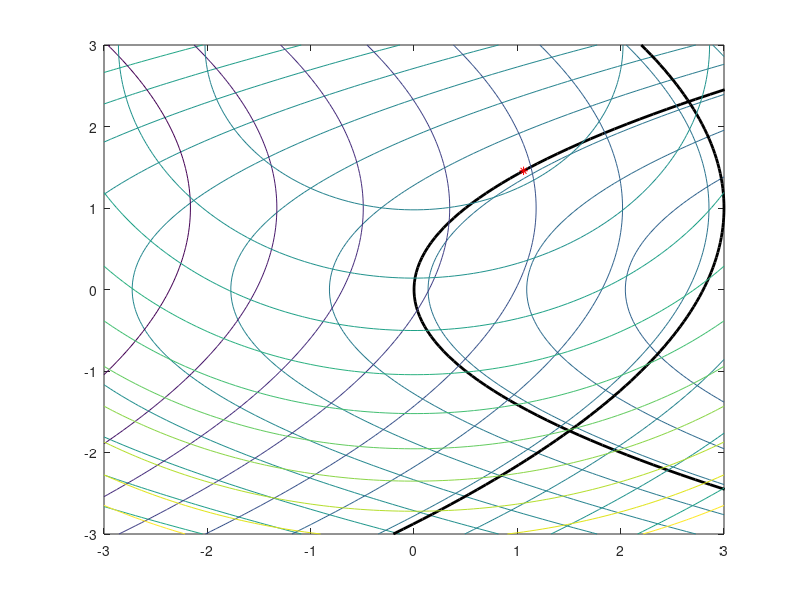

Reproduce this figure in MATLAB.
% plotting the objective function and constraints

x=linspace(-3,3);
y=linspace(-3,3);
[X Y]=meshgrid(x,y); % creating input values

C1=Y.^2-2*X;
C2=(Y-1).^2+5*X-15; % constraints

F=X.^2+(Y-3).^2; % obj function

figure
axis([-3,3,-3,3])
xlabel('X(1)')
ylabel('X(2)')
contour(X,Y,C1,10)
hold on
plot(0.5*x.^2,x,'k','linewidth',2)
hold on
axis([-3,3,-3,3])
contour(X,Y,C2,10)
hold on
plot(-0.2*(x-1).^2+3,x,'k','linewidth',2)
hold on
axis([-3,3,-3,3])
contour(X,Y,F,10)
hold on
plot(1.0602,1.4562,'*r')